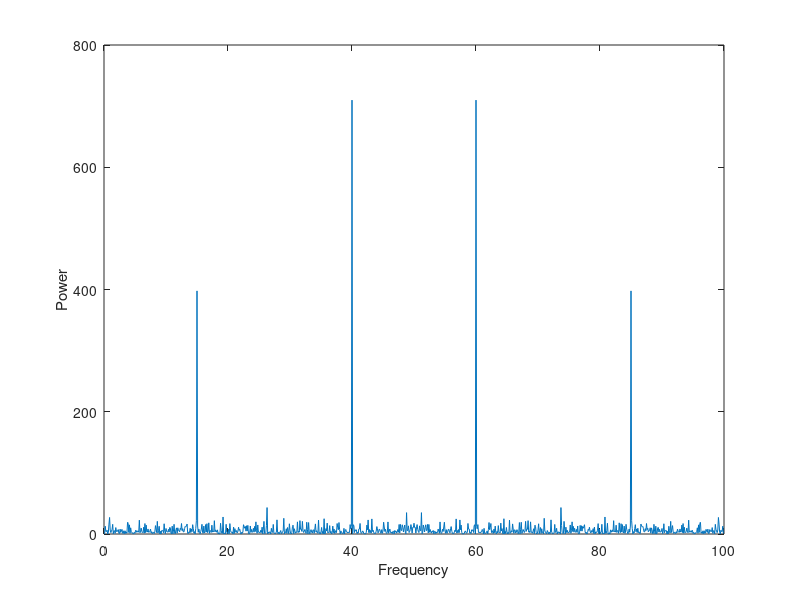

Source code (MATLAB):
fs = 100;                                % sample frequency (Hz)
t = 0:1/fs:10-1/fs;                      % 10 second span time vector
x = (1.3)*sin(2*pi*15*t) ...             % 15 Hz component
  + (1.7)*sin(2*pi*40*(t-2)) ...         % 40 Hz component
  + 2.5*gallery('normaldata',size(t),4); % Gaussian noise;
y = fft(x);
n = length(x);          % number of samples
f = (0:n-1)*(fs/n);     % frequency range
power = abs(y).^2/n;    % power of the DFT

plot(f,power)
xlabel('Frequency')
ylabel('Power')